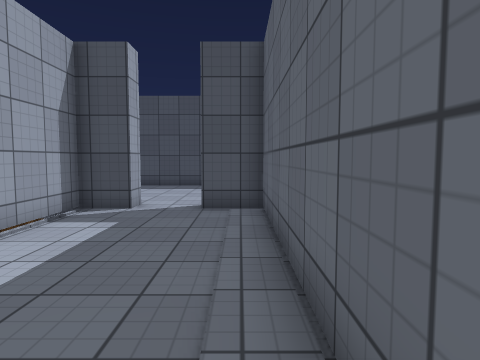
View 1 (above)

18 first-person views from a walk through a 3-D level made in the Unity game engine. The camera is 1.3 m above the floor, tilts 4° down and sees 75° across. Doors are open. The floor is counted in squares, 1 m on a side. Each view is taken from the middle of a square. On the plan, view 1 faces up. The plan holds only what a view shows up to about 14 squares ahead; the rest is blank. The place goes on beyond the plan. The player is left out. Surface patterns are stand-ins for the level's own textures.

View 2
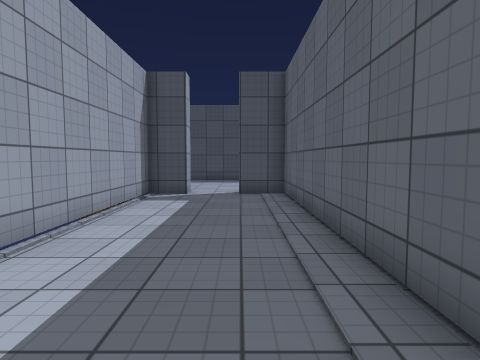

View 3
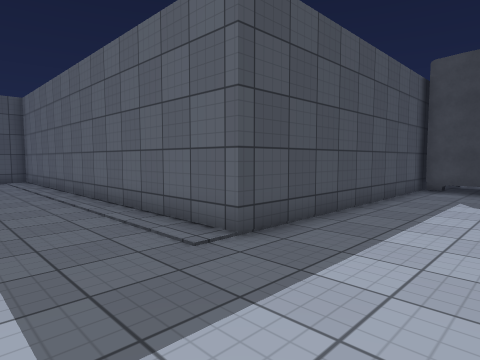

View 4
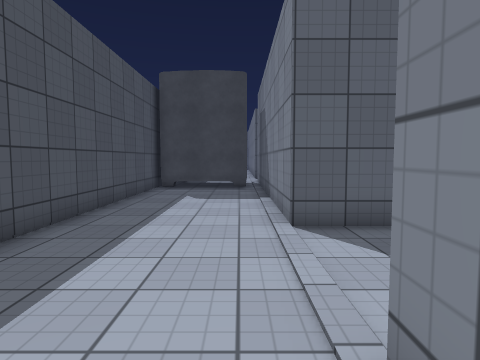

View 5
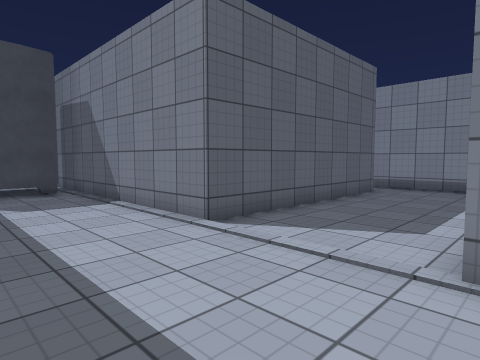

View 6
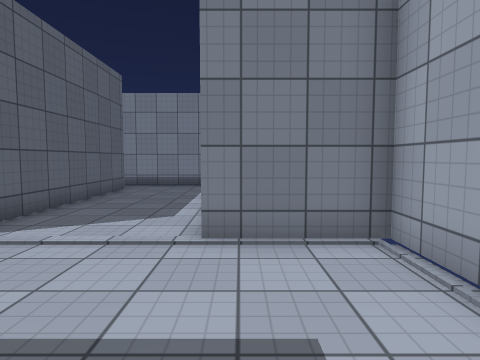

View 7
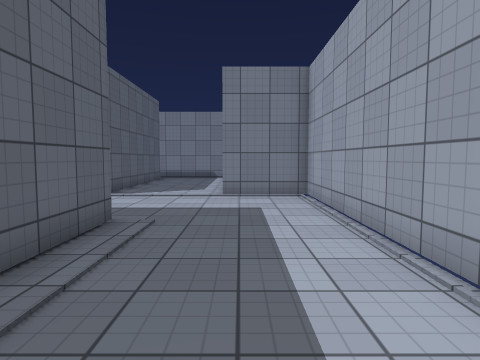

View 8
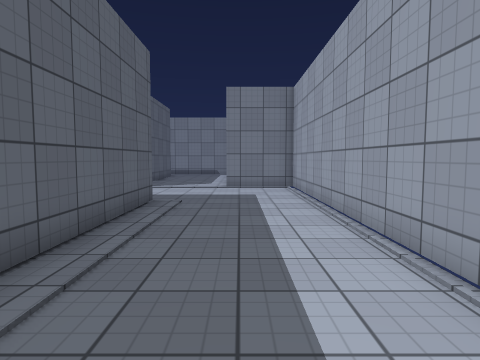

View 9
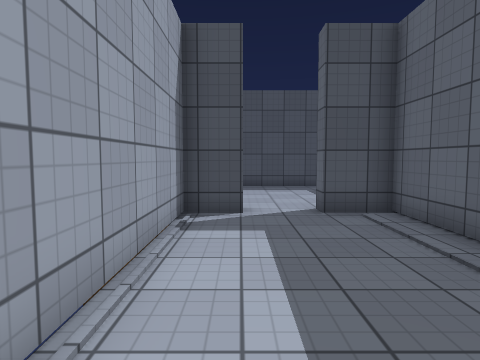

View 10
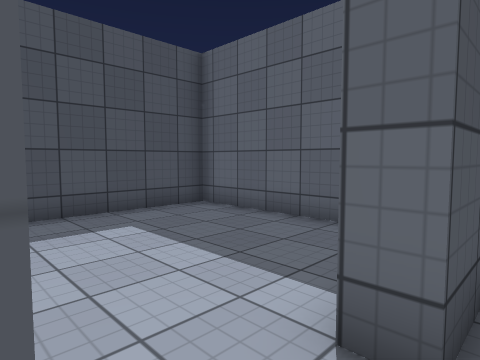

View 11
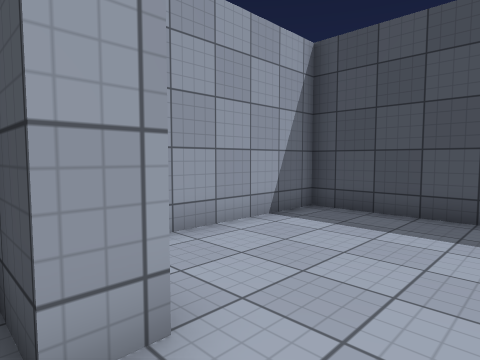

View 12
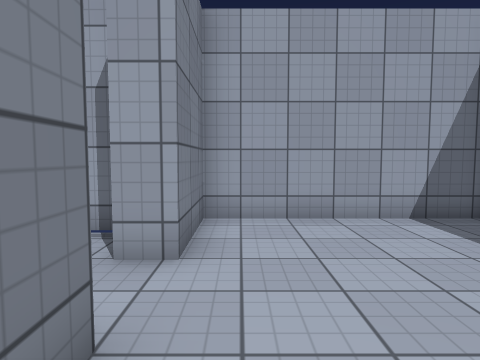

View 13
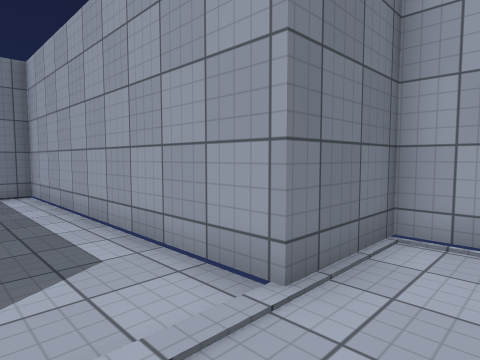

View 14
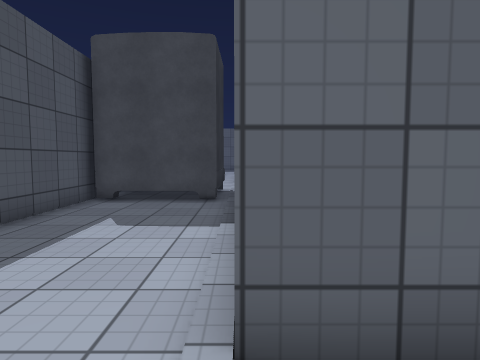

View 15
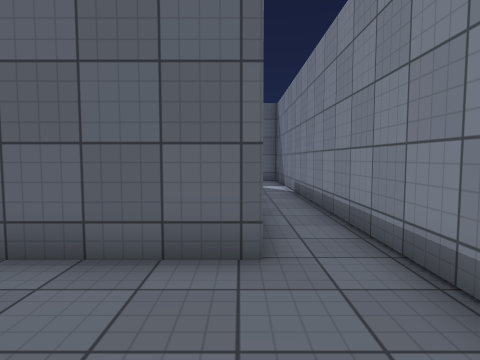

View 16
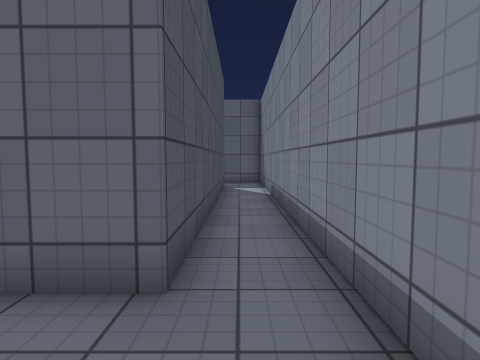

View 17
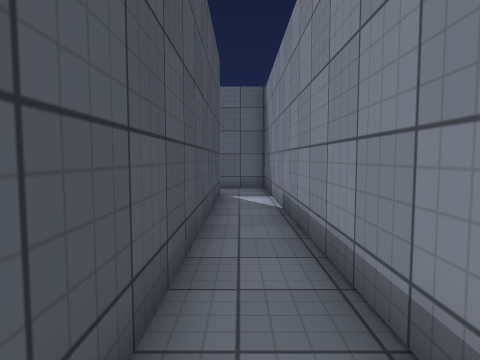

View 18
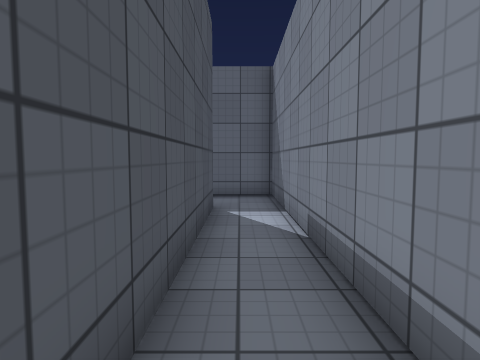

### Floor plan
Points are (right, up) in squares from view 1. A wall is a line through its corners. A room is listed if a view was taken in it or the views show most of it. See-through windows are left out.
Room 1 (views 1, 2, 3, 4, 5, 6, 7, 8, 9, 10, 11, 13, 14, 15, 16, 17, 18)
walls: (-4.3, -0.9) (-4.3, -11.8) (-1.4, -11.8) (-1.4, -22.1) (14.6, -22.1); (11.6, -7.3) (0.6, -7.3) (0.6, 8.4) (-1, 8.4) (-1, 9); (-2.9, 8.4) (-4.3, 8.4) (-4.3, 1.2); (14.2, -20.3) (2.9, -20.3) (2.9, -12) (13, -12)
ways out: open door at (-1.2, 9.6) to room 2; opening at (14, -21)
Room 2 (view 12)
walls: (2.9, 11) (2.9, 15.5) (-5.7, 15.5) (-5.7, 9.2) (-2.9, 9.2)
ways out: open door at (-1.2, 9.6) to room 1; open door at (-4, 10.5); open door at (-2.5, 15)

Positions as (right, up) in squares from view 1, and headings:
1: (0, 0), facing up
2: (-1, -3), facing up
3: (-3, -11), facing up-right
4: (-3, -11), facing right
5: (-2, -8), facing down-right
6: (-2, -7), facing down
7: (-2, -1), facing down
8: (-2, 2), facing down
9: (-3, 1), facing up
10: (-3, 8), facing up-right
11: (-1, 8), facing up-left
12: (1, 10), facing left
13: (1, -10), facing down-left
14: (1, -12), facing right
15: (-1, -20), facing right
16: (0, -21), facing right
17: (3, -21), facing right
18: (6, -21), facing right
